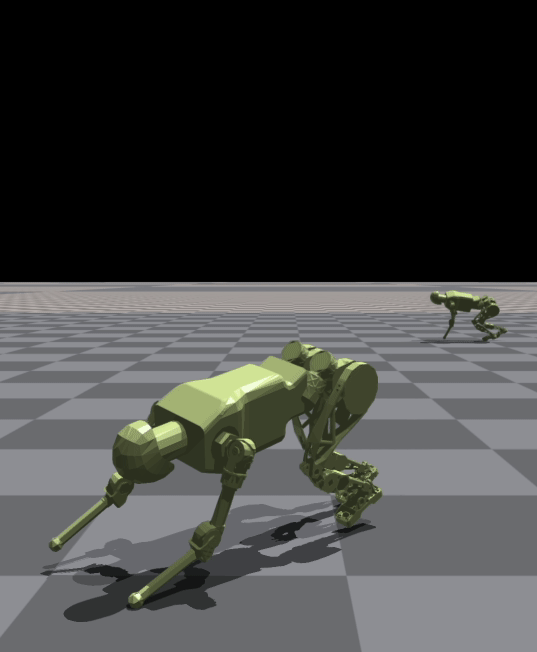
#> input picture test.gif, 537 x 652 px
$ python gif_split.py
#> lines starting #> are read from the running program, lines starting #| are printed output that depends on the picture
from PIL import Image, ImageSequence

def extract_frames_at_intervals(gif_path, num_frames):
    """
    从GIF文件中提取均匀间隔的帧。

    :param gif_path: GIF文件的路径
    :param num_frames: 要提取的帧数
    :return: 帧列表
    """
    gif = Image.open(gif_path)
    total_frames = gif.n_frames
    interval = total_frames // num_frames
    frame_indices = [i * interval for i in range(num_frames)]

    # 添加最后一帧到图像上
    frame_indices.append(total_frames - 1)
    frames = [frame.copy() for i, frame in enumerate(ImageSequence.Iterator(gif)) if i in frame_indices]
    return frames

def concatenate_frames(frames, interval):
    """
    将帧按照固定间隔拼接在一起。

    :param frames: 帧列表
    :param interval: 帧之间的间隔（像素）
    :return: 拼接后的图像
    """
    # 获取每一帧的宽度和高度
    width, height = frames[0].size

    # 计算拼接后图像的宽度和高度
    total_width = width * len(frames) + interval * (len(frames) - 1)
    total_height = height

    # 创建一个新的空白图像
    new_image = Image.new("RGBA", (total_width, total_height))

    # 将每一帧粘贴到新图像上
    x_offset = 0
    for frame in frames:
        new_image.paste(frame, (x_offset, 0))
        x_offset += width + interval

    return new_image

def main():
    gif_path = 'test.gif'  # 替换为你的GIF文件路径
    output_path = 'output.png'         # 输出文件路径
    num_frames = 10                     # 要提取的帧数
    interval = 10                      # 帧之间的间隔（像素）

    frames = extract_frames_at_intervals(gif_path, num_frames-1)
#> in extract_frames_at_intervals, gif is the input picture: PIL image 537x652 P; mean R, G, B, A 65.2, 66.2, 65, 255
#> in extract_frames_at_intervals, `total_frames = gif.n_frames`: total_frames = 160
#> in extract_frames_at_intervals, `interval = total_frames // num_frames`: interval = 17
#> in extract_frames_at_intervals, `frame_indices = [i * interval for i in range(num_frames)]`: frame_indices = [0, 17, 34, 51, 68, 85, 102, 119, 136]
#> in extract_frames_at_intervals, `frames = [frame.copy() for i, frame in enumerate(ImageSequence.Iterato..`: frames = 10 items
#> in extract_frames_at_intervals, `frames = [frame.copy() for i, frame in enumerate(ImageSequence.Iterato..`:
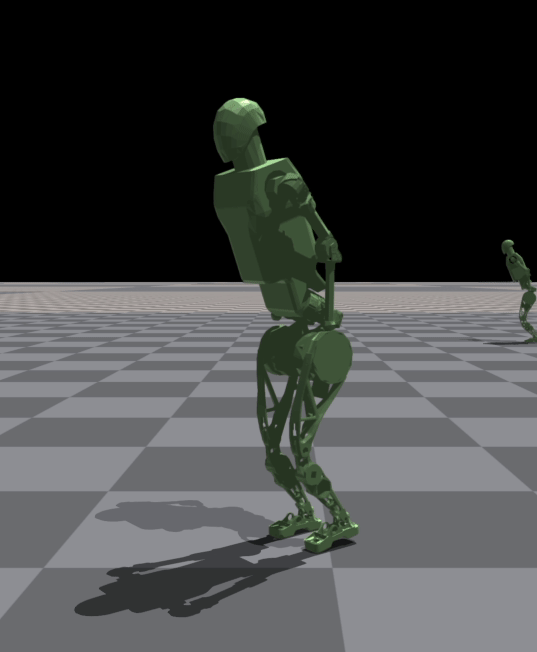
#> gif: PIL image 537x652 RGBA; mean R, G, B, A 67.5, 69.3, 69.1, 255
#> frames = 10 items
    concatenated_image = concatenate_frames(frames, interval)
#> in concatenate_frames, `total_width = width * len(frames) + interval * (len(frames) - 1)`: total_width = 5460
#> in concatenate_frames, `new_image = Image.new("RGBA", (total_width, total_height))`: new_image: PIL image 5460x652 RGBA; every value is 0
#> the loop in concatenate_frames, `for frame in frames:` made 10 passes
#> x_offset on passes 1 to 10: 547, 1094, 1641, 2188, 2735, 3282, 3829, 4376, 4923, 5470
#> after the loop in concatenate_frames, `for frame in frames:`:
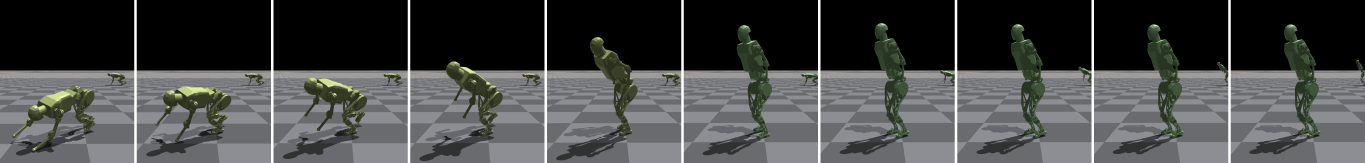
#> new_image: PIL image 5460x652 RGBA (shown at 1/4 size); mean R, G, B, A 65.1, 66.4, 66, 250.8; transparent parts drawn white
#> after the loop in concatenate_frames, `for frame in frames:`: x_offset = 5470
    concatenated_image.save(output_path)
    print("Done")

if __name__ == "__main__":
    main()
